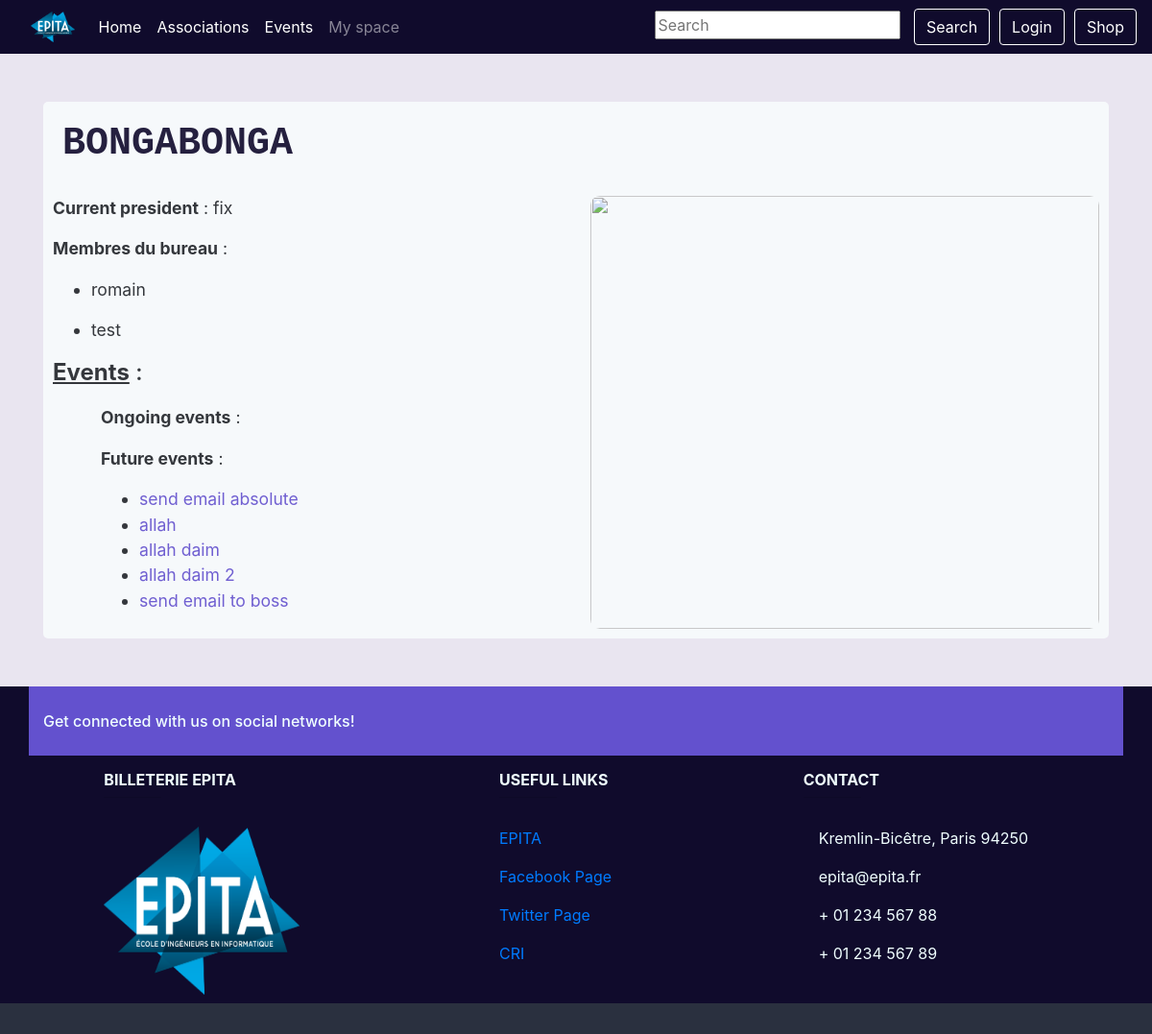
The page /assos/4 on the database its author committed.
### event/models.py (models this page shows, shortened)
class Association(models.Model):
    name = models.CharField(_("Name"), max_length=64, unique=True,
                            validators=[UnicodeValidator()],
                            help_text=_("64 characters max"))
    url = models.URLField(_("Association's website"), null=True, blank=True,
                          help_text=_("If your association has its own website"))
    class Meta:
        verbose_name = _("Association")
        verbose_name_plural = _("Associations")
        permissions = (
            ('create_event', 'User can create an event'),
            ('manage_member', 'User can add and remove a member'),
            ('choose_staff', 'User can choose staff'),
            ('manage_manager', 'User can add and remove managers'),
            ('modify_event', 'User can modify an event'),
            ('remove_event', 'User can delete an event'),
            ('make_event_cancelable', 'User can cancel an event'),
            ('validate_event',
             'User can validate event and make it available for approval')
        )

class President(models.Model):
    user = models.ForeignKey(User, on_delete=models.CASCADE)
    assos_id = models.OneToOneField(Association, on_delete=models.CASCADE,
                                    related_name='president')
    manager = CompositeOneToOneField(Manager, on_delete=models.CASCADE,
                                     to_fields={"assos_id", "user"})
    class Meta:
        verbose_name = _("President")
        verbose_name_plural = _("Presidents")

class Manager(models.Model):
    user = models.ForeignKey(User, on_delete=models.CASCADE,
                             related_name="managerships")
    assos_id = models.ForeignKey(Association, on_delete=models.CASCADE,
                                 related_name='managers')
    member = CompositeOneToOneField(Member, on_delete=models.CASCADE,
                                    to_fields={"assos_id", "user"})
    class Meta:
        verbose_name = _("Member of the Bureau")
        verbose_name_plural = _("Members of the Bureau")

class Member(models.Model):
    assos_id = models.ForeignKey(Association, related_name='members',
                                 on_delete=models.CASCADE)
    user = models.ForeignKey(User, related_name='memberships',
                             on_delete=models.CASCADE)
    class Meta:
        verbose_name = _("Member")
        verbose_name_plural = _("Members")
        unique_together = ('assos_id', 'user')

class Event(models.Model):
    PENDING = 'P'
    APPROVED = 'A'
    VALIDATED = 'V'
    REFUSED = 'R'
    CANCELABLE = 'c'
    CANCELED = 'C'
    EVENT_STATE_CHOICES = (
        (PENDING, _("Pending")),
        (APPROVED, _("Approved")),
        (REFUSED, _("Refused")),
        (CANCELED, _("Canceled")),
        (CANCELABLE, _("Canceled by the president")),
        (VALIDATED, _("Validated by the president")),
    )
    title = models.CharField(_("Title of the event"), max_length=64,
                             validators=[UnicodeValidator()],
                             help_text=_("max 64 characters"))
    event_state = models.CharField(_("State of the event"), max_length=1,
                                   choices=EVENT_STATE_CHOICES,
                                   default=PENDING)
    start = models.DateTimeField(_("Start date and time"))
    end = models.DateTimeField(_("End date and time"))
    ticket_deadline = models.DateTimeField(_("Deadline to buy tickets"),
                                           null=True, blank=True,
                                           help_text=_("if left empty, it is equal to start"))
    assos_id = models.ForeignKey(Association, on_delete=models.CASCADE,
                                 related_name='events')
    address_id = AddressField(on_delete=models.PROTECT)
    premium_flag = models.BooleanField(_("Premium"), default=False,
                                       help_text=_("Will be make it visible on the home page"))
    image = models.ImageField(_("Event's cover image"),
                              default='event_pics/default.jpg',
                              upload_to=get_upload_path_event)
    see_remaining = models.BooleanField(_("See remaining tickets"),
                                        default=False,
                                        help_text=_("if set to True, users will be able to see the remaining tickets on the event's page"))
    class Meta:
        verbose_name = (_("Event"))
        verbose_name_plural = (_("Events"))
        permissions = (
            ('access_dashboard', 'User can access this event\'s dashboard'),
            ('approve_event', 'User can approve of the event'),
            ('choose_premium', 'User can make an event premium or not'),
            ('cancel_event', 'User can cancel the event'),
        )
    def get_absolute_url(self):
        return reverse('event:event_detail', kwargs={'pk': self.id})

### event/views.py (the view, shortened to what this page needs)
# urls.py: path('assos/<int:pk>', views.AssosDetailView.as_view(), name='asso_detail'),
@method_decorator(decorators.can_manage_member, name='post')
class AssosDetailView(generic.DetailView, generic.edit.FormMixin):
    model = Association
    template_name = 'assos_detail.html'
    form_class = AddMemberForm
    def get_form_kwargs(self):
        kwargs = super(AssosDetailView, self).get_form_kwargs()
        kwargs.update({'user': self.request.user, 'asso' : self.get_object()})
        return kwargs
    def get_context_data(self, **kwargs):
        context = super().get_context_data(**kwargs)
        assos = self.get_object()
        try:
            president = assos.president
        except President.DoesNotExist:
            president = None
        context['president'] = president
        president = User.objects.none() if president is None else [president.user]
        managers = assos.managers.all().exclude(user__in=president)
        context['managers'] = managers
        managers = managers.values_list('user', flat=True)
        members = assos.members.all().exclude(user__in=managers).exclude(user__in=president)
        context['members'] = members
        events = assos.events.all()
        now = timezone.now()
        context['future_events'] = events.filter(start__gt=now)
        context['ongoing_events'] = events.filter(start__lte=now, end__gt=now)
        context['form'] = self.get_form()
        return context

### event/forms.py (shortened to what this page needs)
class AddMemberForm(forms.Form):
        def __init__(self, *args, **kwargs):
            self.asso = kwargs.pop('asso')
            self.user = kwargs.pop('user')
            super(AddMemberForm,self).__init__(*args,**kwargs)
            unwanted = self.asso.members.all().values_list('user', flat=True)
            self.fields['users'].queryset = User.objects.all().exclude(id__in=unwanted).order_by('username')
        users = forms.ModelMultipleChoiceField(label=_("Members to add"),
        queryset=User.objects.none(),
        widget=forms.SelectMultiple(attrs={"class" : "form-control select-multiple"}),
        required=False)

### shop/cart.py (called while the page is built)
def _cart_id(request):
    if 'cart_id' not in request.session:
        request.session['cart_id'] = _generate_cart_id()
    return request.session['cart_id']

def _generate_cart_id():
    import string, random
    return ''.join([random.choice(string.ascii_letters + string.digits) for _ in range(50)])

def get_all_cart_items(request):
    return CartItem.objects.filter(cart_id = _cart_id(request))

def item_count(request):
    return get_all_cart_items(request).count()

### shop/context_processor.py (called while the page is built)
def cart_item_count(request):
    item_count = cart.item_count(request)
    return {'cart_item_count' : item_count }

### templates/assos_detail.html (shortened to what this page needs)
{% extends "base.html" %}
{% load static %}
{% load guardian_tags %}
{%block content %}
    <div style="font-size:1.1rem;"class="container basic-block">
        <h1 style="font-family:'Courier New', Courier, monospace; font-weight:bolder; color:#100b2c; text-transform: uppercase; margin:10px; margin-bottom: 30px;">{{object.name}}</h1>
        {% if president %}
        <div class="row">
            <article class="col-xs-4 col-sm-4 col-md-4 col-lg-6">
                <p><b>Current president</b> : {{president.user.username}}</p>
                {% else %}
                <p><b>President</b> : Anonymous</p>
                {% endif %}
                <p><b>Membres du bureau</b> :</p>
                <ul style="">
                    {% for manager in managers %}
                    <li>{{manager.user.username}}
                    </li>
                    {% endfor %}
                </ul>
                <ul>
                    {% for member in members %}
                        <li>{{member.user.username}}
                        </li>
                    {% endfor %}
                </ul>
                <h4><b style="text-decoration: underline;">Events</b> :</h4>
                <div style="margin-left:50px;">
                    <p style="margin-top:20px;"><b>Ongoing events</b> :</p>
                    <p><b>Future events</b> :</p>
                    <ul>
                        {% for event in future_events %}
                        <li><a style="color:#6351ce; "href="{{event.get_absolute_url}}">{{event.title}}</a></li>
                        {% endfor %}
                    </ul>
                </div>
            </article>
            <article class="col-xs-4 col-sm-4 col-md-4 col-lg-6">
                <img src="{% static "img/assos_detail_img.png"%}" style="
                    opacity: 0.9;
                    height:100%;
                    width:100%;
                    border-radius: 10px;
                ">
            </article>
        </div>
    </div>
{% endblock content %}

### static/css/style.css (style rules this page uses)
body { background-color:#e9e5F0; background-position: center; background-size: cover; }
.basic-block { background-color: #f8fcfd; margin-top:50px; margin-bottom:50px; padding: 10px; opacity: 0.9; border-radius: 5px; }

### rows shown on the page
Association: name "BONGABONGA"
President: user.username "fix"
Manager: user.username "romain"
Member: user.username "test"
Event: title "send email absolute"
Event: title "allah"
Event: title "allah daim"
Event: title "allah daim 2"
Event: title "send email to boss"
